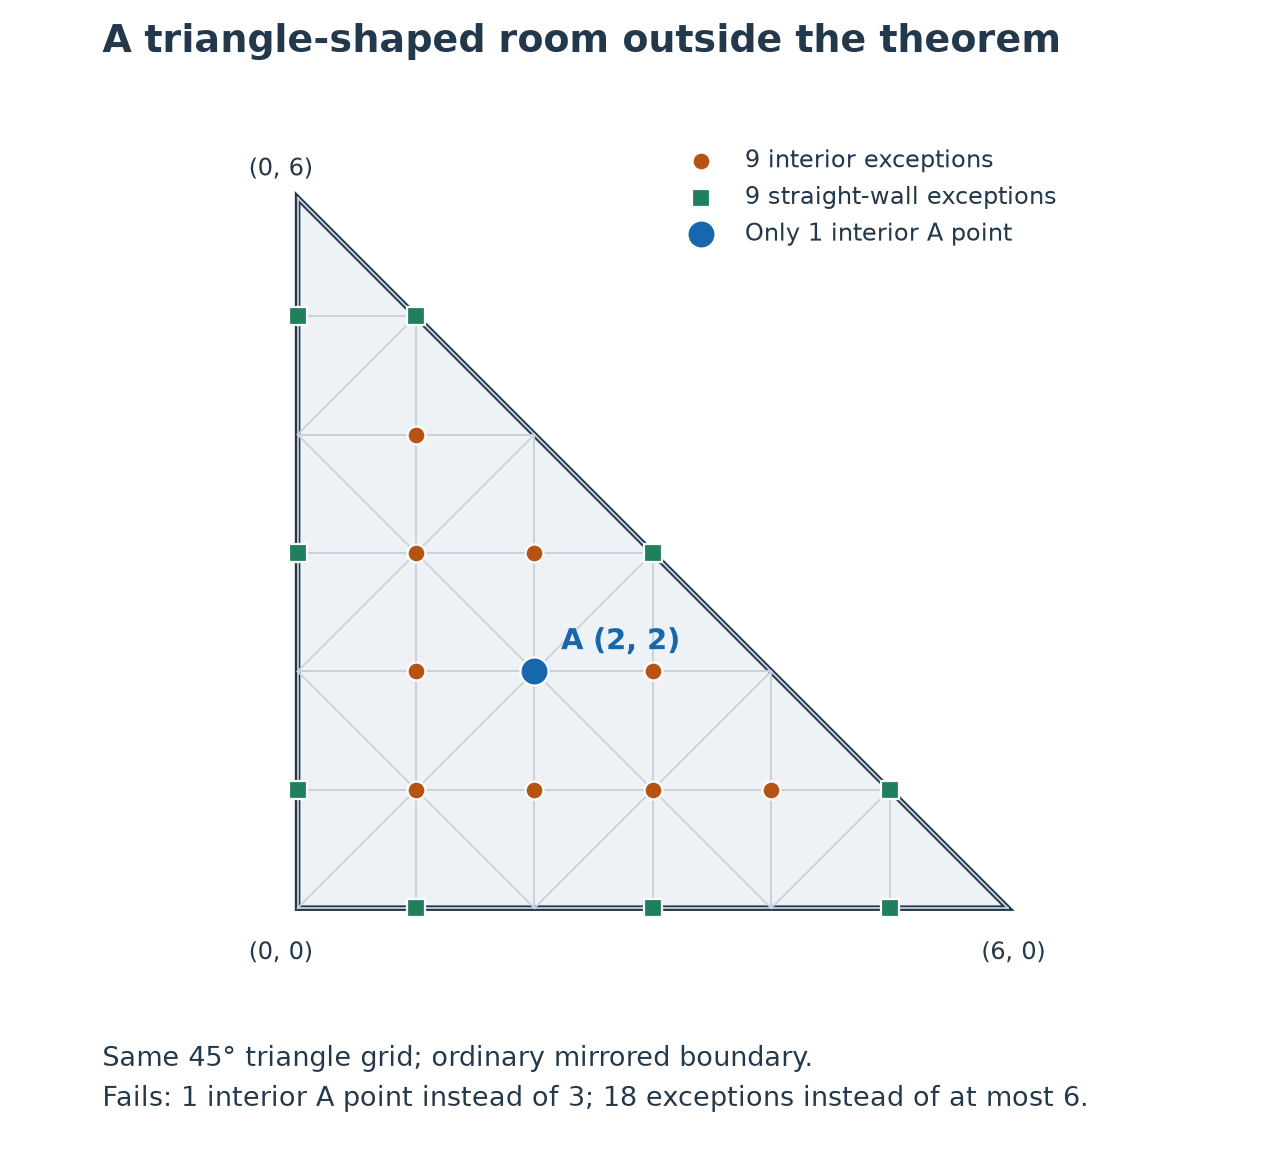

The script that saved this image:
from pathlib import Path
import json
import matplotlib
matplotlib.use('Agg')
import matplotlib.pyplot as plt
from matplotlib.patches import Polygon

HERE=Path(__file__).resolve().parent
INK='#23384b'; GRID='#c9d1da'; BLUE='#1667ad'; ORANGE='#b65212'; GREEN='#20805d'
isA=lambda x,y:x%2==y%2==0
interior=[(x,y) for x in range(1,6) for y in range(1,6) if x+y<6]
ia=[p for p in interior if isA(*p)]
jn=[p for p in interior if not isA(*p)]
sn=sorted({(x,y) for x in range(7) for y in range(7) if x+y<=6 and (x==0 or y==0 or x+y==6) and (x,y) not in [(0,0),(6,0),(0,6)] and not isA(x,y)})
assert ia==[(2,2)] and len(jn)==len(sn)==9
fig,ax=plt.subplots(figsize=(8,7.2))
plt.rcParams.update({'font.family':'DejaVu Sans'})
ax.add_patch(Polygon([(0,0),(6,0),(0,6)],facecolor='#eef2f6',edgecolor='none'))
for x in range(6):
    for y in range(6):
        corners=[(x,y),(x+1,y),(x+1,y+1),(x,y+1)]
        a=next(p for p in corners if isA(*p))
        b=next(p for p in corners if p[0]%2==p[1]%2==1)
        for p,q in list(zip(corners,corners[1:]+corners[:1]))+[(a,b)]:
            if sum(p)<=6 and sum(q)<=6:ax.plot([p[0],q[0]],[p[1],q[1]],color=GRID,lw=.8)
ax.add_patch(Polygon([(0,0),(6,0),(0,6)],fill=False,edgecolor=INK,lw=2.5))
ax.scatter(*zip(*jn),s=65,color=ORANGE,edgecolors='white',zorder=5,label='9 interior exceptions')
ax.scatter(*zip(*sn),s=65,color=GREEN,marker='s',edgecolors='white',zorder=5,label='9 straight-wall exceptions')
ax.scatter(2,2,s=160,color=BLUE,edgecolors='white',zorder=6,label='Only 1 interior A point')
ax.annotate('A (2, 2)',(2,2),xytext=(12,10),textcoords='offset points',color=BLUE,fontsize=13,weight='bold')
for p,offset in [((0,0),(-22,-23)),((6,0),(-12,-23)),((0,6),(-22,10))]:
    ax.annotate(str(p),p,xytext=offset,textcoords='offset points',fontsize=11,color=INK)
ax.set(xlim=(-.6,6.6),ylim=(-.6,6.6),aspect='equal');ax.axis('off')
fig.suptitle('A triangle-shaped room outside the theorem',x=.08,ha='left',fontsize=17,color=INK,weight='bold')
ax.legend(loc='upper right',frameon=False,fontsize=11,labelcolor=INK)
fig.text(.08,.04,'Same 45° triangle grid; ordinary mirrored boundary.\nFails: 1 interior A point instead of 3; 18 exceptions instead of at most 6.',fontsize=12,color=INK,linespacing=1.5)
fig.subplots_adjust(left=.07,right=.95,top=.89,bottom=.15)
fig.savefig(HERE/'nonqualifying.png',dpi=160,facecolor='white')
(HERE/'nonqualifying.json').write_text(json.dumps({'vertices':[[0,0],[6,0],[0,6]],'interior_A':ia,'interior_non_A':jn,'smooth_boundary_non_A':sn,'exceptions':len(jn)+len(sn),'walls':3},indent=2)+'\n')
print('Verified: one interior A point, 9 interior + 9 smooth boundary exceptions, three walls.')
